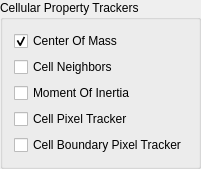
     <widget class="QGroupBox" name="groupBox_4">
      <property name="title">
       <string>Cellular Property Trackers</string>
      </property>
      <layout class="QVBoxLayout" name="verticalLayout_5">
       <item>
        <widget class="QCheckBox" name="comCHB">
         <property name="toolTip">
          <string>Module tracking center of mass of each cell in the smiulation</string>
         </property>
         <property name="text">
          <string>Center Of Mass</string>
         </property>
         <property name="checked">
          <bool>true</bool>
         </property>
        </widget>
       </item>
       <item>
        <widget class="QCheckBox" name="neighborCHB">
         <property name="toolTip">
          <string>Module tracking neighbors of each cell</string>
         </property>
         <property name="text">
          <string>Cell Neighbors</string>
         </property>
        </widget>
       </item>
       <item>
        <widget class="QCheckBox" name="momentOfInertiaCHB">
         <property name="toolTip">
          <string>Module tracking tensor of inertia of each cell</string>
         </property>
         <property name="text">
          <string>Moment Of Inertia</string>
         </property>
        </widget>
       </item>
       <item>
        <widget class="QCheckBox" name="pixelTrackerCHB">
         <property name="toolTip">
          <string>Module tracking and storing pixels of each cell</string>
         </property>
         <property name="text">
          <string>Cell Pixel Tracker</string>
         </property>
        </widget>
       </item>
       <item>
        <widget class="QCheckBox" name="boundaryPixelTrackerCHB">
         <property name="toolTip">
          <string>Module tracking and storing those pixels of a cell which are at the cell boundary</string>
         </property>
         <property name="text">
          <string>Cell Boundary Pixel Tracker</string>
         </property>
        </widget>
       </item>
      </layout>
     </widget>
